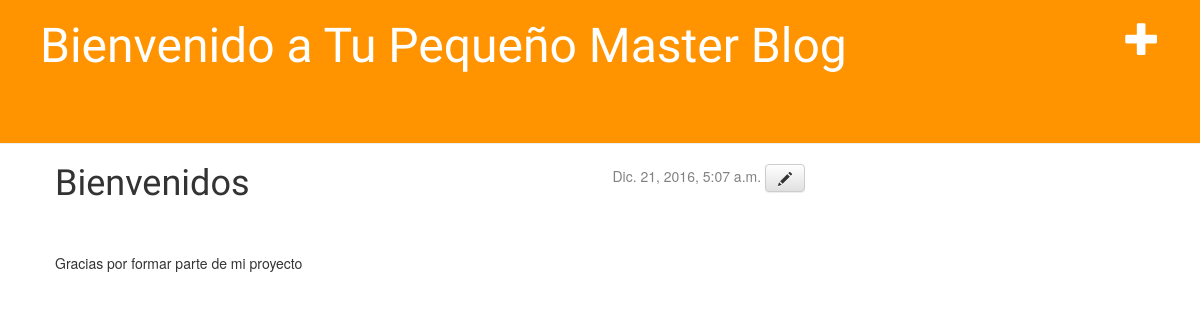
/post/1/, run on an earlier commit of the app's database.
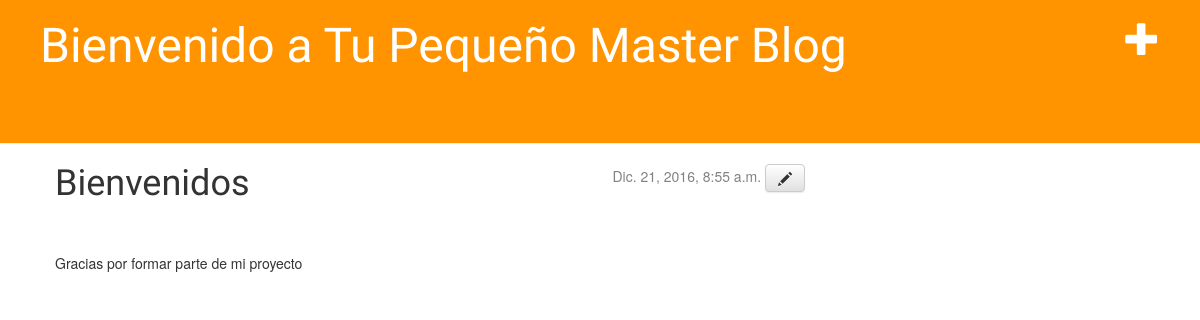
And on a later commit of the database.
### blog/models.py (models this page shows, shortened)
class Post(models.Model):
        author = models.ForeignKey('auth.User')
        title = models.CharField(max_length=200)
        text = models.TextField()
        created_date = models.DateTimeField(
                default=timezone.now)
        published_date = models.DateTimeField(
                blank=True, null=True)

### blog/views.py (the view)
# urls.py: url(r'^post/(?P<pk>[0-9]+)/$', views.post_detail),
def post_detail(request, pk):
    post = get_object_or_404(Post, pk=pk)
    return render(request, 'blog/post_detail.html', {'post': post})

### blog/templates/blog/post_detail.html
{% extends 'blog/base.html' %}
{% block content %}
    <div class="date">
        {% if post.published_date %}
            {{ post.published_date }}
        {% endif %}
        <a class="btn btn-default" href="{% url 'post_edit' pk=post.pk %}"><span class="glyphicon glyphicon-pencil"></span></a>
    </div>
        <h1>{{ post.title }}</h1>
        <p>{{ post.text|linebreaksbr }}</p>
    </div>
{% endblock %}

What changed in the data, as far as the page shows it:
changed Post "Bienvenidos": published_date "Dic. 21, 2016, 5:07 a.m." → "Dic. 21, 2016, 8:55 a.m."
